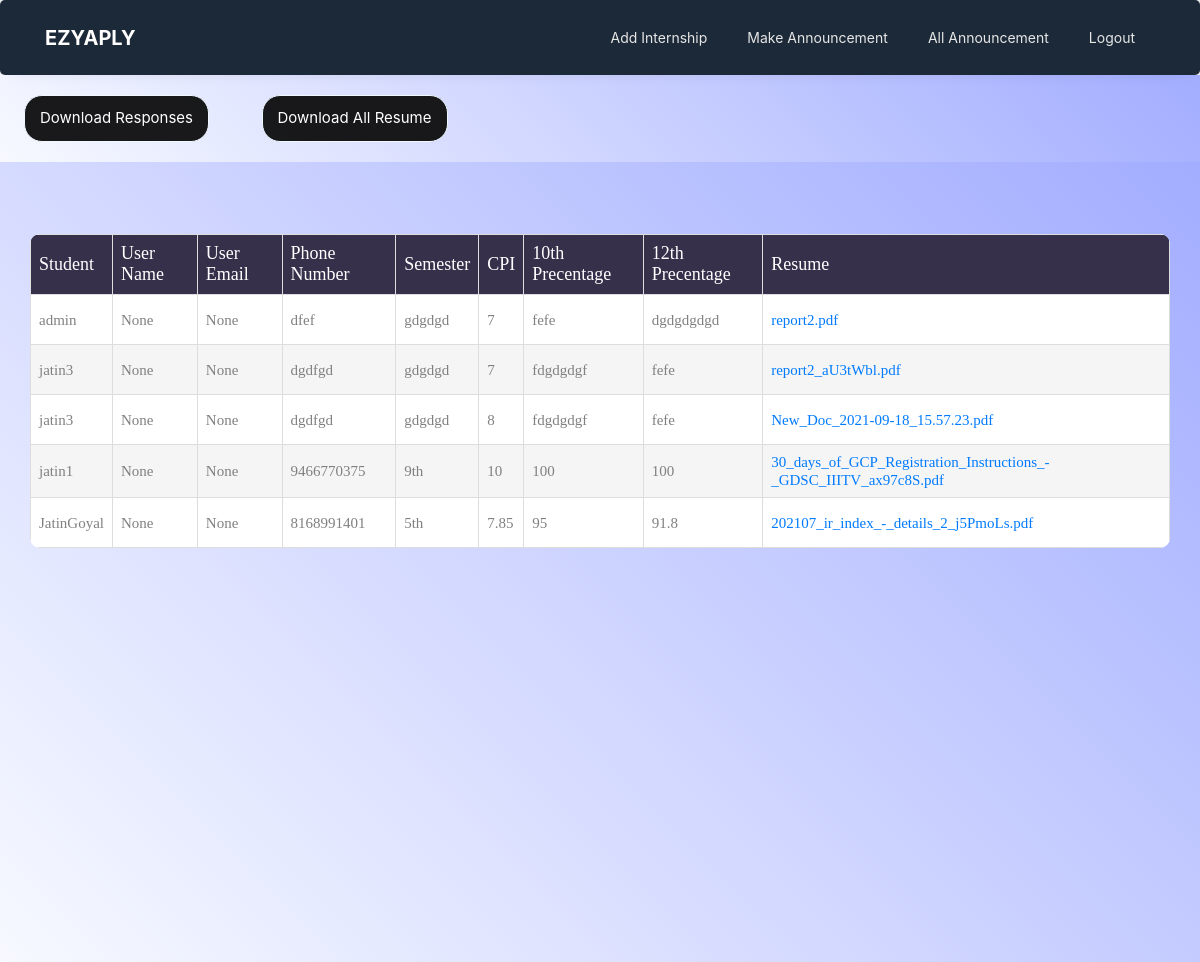
The app's page /view_responses/1 (signed in), older data.
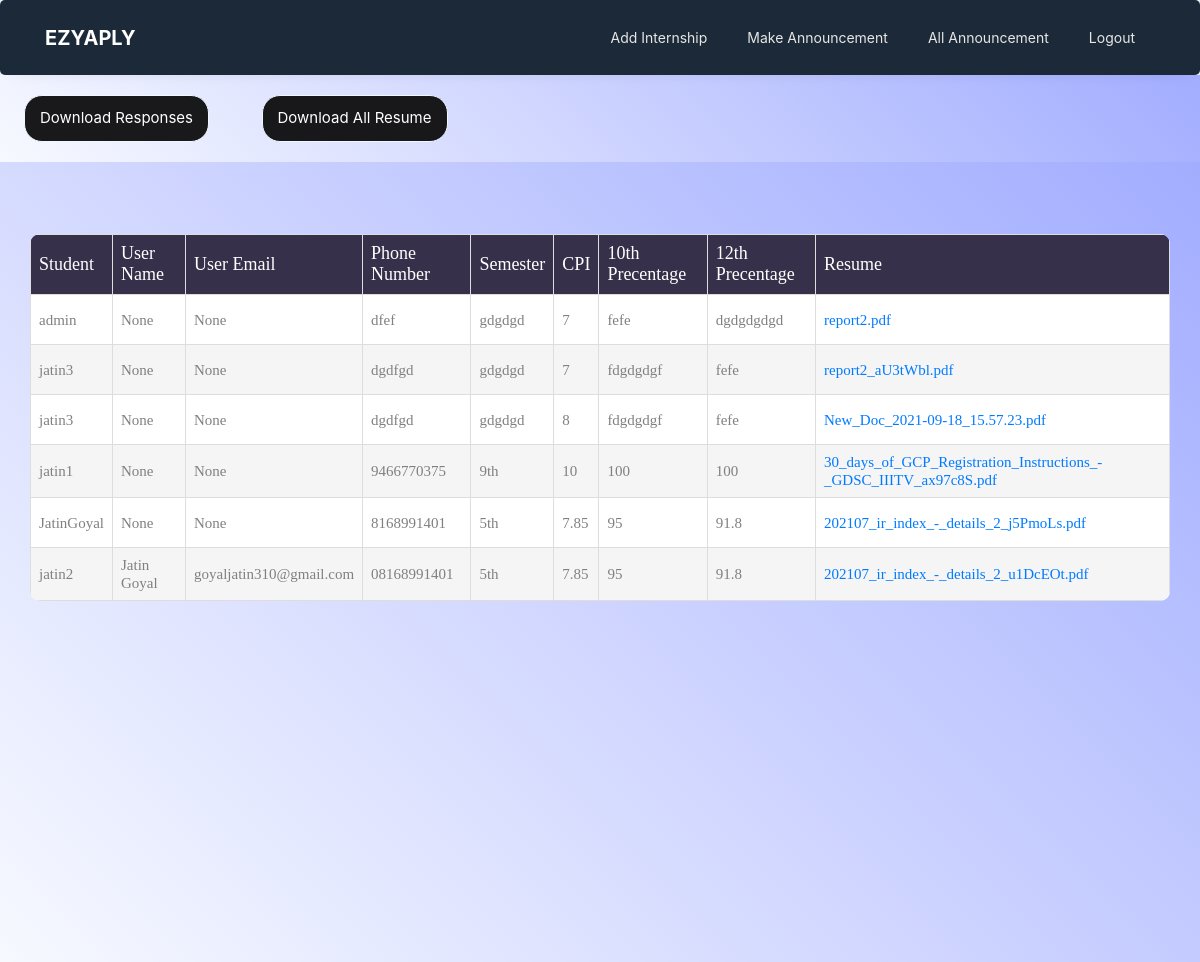
The same page, newer data.
### ezyaplyapp/models.py (models this page shows)
class Apply(models.Model):
    a_id=models.AutoField(primary_key=True)
    user = models.ForeignKey(User,on_delete=models.CASCADE,null=True)
    internship=models.ForeignKey(Internships,on_delete=models.CASCADE,null=True)
    user_name=models.CharField(max_length=500,null=True)
    user_email=models.EmailField(null=True, blank=True)
    phone_number=models.CharField(max_length=200,null=True)
    sem=models.CharField(max_length=200,null=True)
    cpi=models.CharField(max_length=200,null=True)
    precentage_10=models.CharField(max_length=200,null=True)
    precentage_12=models.CharField(max_length=200,null=True)
    resume=models.FileField()
    def __str__(self):
        return f"{self.a_id}-{self.user}-{self.internship}"
    @property
    def imageURL(self):
        try:
            url = self.resume.url
        except:
        	url = ''
        return url

### ezyaplyapp/views.py (the view)
# urls.py: path('view_responses/<id>',views.view_responses,name='view_responses'),
def view_responses(request,id):
    responses=Apply.objects.filter(internship=id)
    global response_id
    response_id=id
    print("===============------",responses)
    context={
        'responses':responses,
        'email':request.user.email,
        'id':id
    }
    return render(request, 'view_responses.html',context)

### ezyaplyapp/models.py (called while the page is built)
    def __str__(self):
        return f"{self.iid}"

### ezyaplyapp/template/view_responses.html (shortened to what this page needs)
<!doctype html>
{% load static %}
<html lang="en">
  <head>
      <link rel="stylesheet" type="text/css" href="{% static 'table/vendor/bootstrap/css/bootstrap.min.css' %}">
      <link rel="stylesheet" type="text/css" href="{% static 'table/fonts/font-awesome-4.7.0/css/font-awesome.min.css' %}">
      <link rel="stylesheet" type="text/css" href="{% static 'table/vendor/animate/animate.css' %}">
      <link rel="stylesheet" type="text/css" href="{% static 'table/vendor/select2/select2.min.css' %}">
      <link rel="stylesheet" type="text/css" href="{% static 'table/vendor/perfect-scrollbar/perfect-scrollbar.css' %}">
      <link rel="stylesheet" type="text/css" href="{% static 'table/css/util.css' %}">
      <link rel="stylesheet" type="text/css" href="{% static 'table/css/main.css' %}">
	<link rel="stylesheet" href="https://stackpath.bootstrapcdn.com/font-awesome/4.7.0/css/font-awesome.min.css">
	<link rel="stylesheet" href="{% static 'navigation/css/style.css' %}">
    <link rel="stylesheet" href="https://maxcdn.bootstrapcdn.com/bootstrap/4.0.0/css/bootstrap.min.css">
  </head>
  <body>
    <nav class="navbar navbar-expand-lg ftco_navbar ftco-navbar-light" id="ftco-navbar">
        <div class="container">
            <a class="navbar-brand" href="{% url 'admin_home' %}">EzyAply</a>
          <div class="collapse navbar-collapse" id="ftco-nav">
            <ul class="navbar-nav ml-auto">
                        <li class="nav-item"><a href="{% url 'add_internship'  %}" class="nav-link">Add Internship</a></li>
                <li class="nav-item"><a href="{% url 'announcement'  %}" class="nav-link">Make Announcement</a></li>
                <li class="nav-item"><a href="{% url 'all_announcement'  %}" class="nav-link">All Announcement</a></li>
                <li class="nav-item"><a href="{% url 'logout' %}" class="nav-link">Logout</a></li>
            </ul>
          </div>
        </div>
      </nav>
 <div style="background: linear-gradient(
  45deg, #f7f9ff, #a2adff);">
  <a href="{% url 'download'  %}"><button type="button" class="btn btn-success" style="padding: 11px 15px;
    font-size: 15px;border-color: aliceblue;
    border-radius: 18px;    background-color: #0c0c0df0;margin:20px 24px;">Download Responses</button></a>
    <a href="{% url 'download_pdf' id  %}"><button type="button" class="btn btn-success" style="padding: 11px 15px;
      font-size: 15px;border-color: aliceblue;
      border-radius: 18px;    background-color: #0c0c0df0;margin:20px 24px;">Download All Resume</button></a>
</div>
      <div class="limiter">
        <div class="container-table100" style="background: linear-gradient(45deg, #f7f9ff, #a2adff);margin-top:-8px">
          <div class="wrap-table100" style="min-height: 82vh;">
            <div class="table100">
              <table>
                <thead>
                  <tr class="table100-head">
                    <th>Student</th>
                    <th>User Name</th>
                    <th>User Email</th>
          <th>Phone Number</th>
          <th>Semester</th>
          <th>CPI</th>
          <th>10th Precentage</th>
          <th>12th Precentage</th>
          <th>Resume</th>
                  </tr>
                </thead>
                <tbody>
                  {% for response in responses %}
                  <tr>
                    <td>{{ response.user }}</td>
                    <td>{{ response.user_name}}</td>
                    <td>{{ response.user_email}}</td>
                    <td>{{ response.phone_number }}</td>
                    <td>{{ response.sem }}</td>
                    <td>{{ response.cpi }}</td>
                    <td>{{ response.precentage_10 }}</td>
                    <td>{{ response.precentage_12 }}</td>
                    <td><a href="{{ response.imageURL }}" download="newfilename">{{ response.resume }}</a>
                    </td>
                  </tr>
                  {% endfor %}
                </tbody>
              </table>
            </div>
          </div>
        </div>
      </div>
  </body>
</html>

Row changes from the older to the newer data that the page shows:
added Apply: user "jatin2", user_name "Jatin Goyal", user_email "goyaljatin310@gmail.com", phone_number "08168991401", sem "5th", cpi "7.85", precentage_10 "95", precentage_12 "91.8", resume "202107_ir_index_-_details_2_u1DcEOt.pdf"
